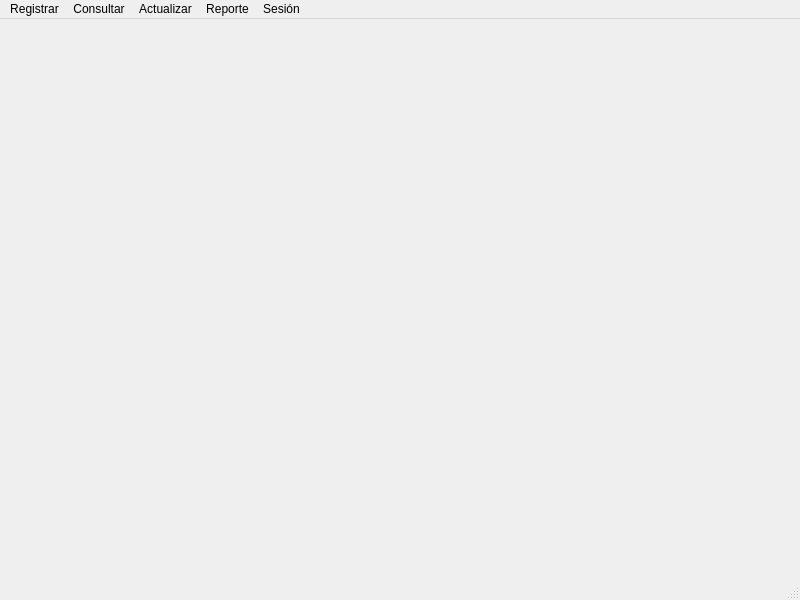
<?xml version="1.0" encoding="UTF-8"?>
<ui version="4.0">
 <class>MainWindow</class>
 <widget class="QMainWindow" name="MainWindow">
  <property name="geometry">
   <rect>
    <x>0</x>
    <y>0</y>
    <width>800</width>
    <height>600</height>
   </rect>
  </property>
  <property name="windowTitle">
   <string>Evaluaciones TI</string>
  </property>
  <widget class="QWidget" name="centralwidget"/>
  <widget class="QMenuBar" name="menubar">
   <property name="geometry">
    <rect>
     <x>0</x>
     <y>0</y>
     <width>800</width>
     <height>22</height>
    </rect>
   </property>
   <widget class="QMenu" name="menuRegistrar">
    <property name="title">
     <string>Registrar</string>
    </property>
    <addaction name="actionRegistrar_Evaluaci_n"/>
    <addaction name="actionRegistrar_Detalle_de_Evaluaci_n_a_Estudiante"/>
    <addaction name="actionRegistrar_Detalle_de_Evaluaci_n_a_Docente"/>
   </widget>
   <widget class="QMenu" name="menuConsultar">
    <property name="title">
     <string>Consultar</string>
    </property>
    <addaction name="actionConsultar_Detalles_de_Carrera"/>
    <addaction name="actionConsultar_Evaluaci_n_Estudiante"/>
    <addaction name="actionConsultar_Evaluaci_n_Docente"/>
   </widget>
   <widget class="QMenu" name="menuActualizar">
    <property name="title">
     <string>Actualizar</string>
    </property>
    <addaction name="actionAactualizar_Contrase_a"/>
   </widget>
   <widget class="QMenu" name="menuReporte">
    <property name="title">
     <string>Reporte</string>
    </property>
    <addaction name="actionReporte_Evaluaci_n_Estudiante"/>
    <addaction name="actionReporte_Evaluaci_n_Docente"/>
   </widget>
   <widget class="QMenu" name="menuSesi_n">
    <property name="title">
     <string>Sesión</string>
    </property>
    <addaction name="actionSalir"/>
   </widget>
   <addaction name="menuRegistrar"/>
   <addaction name="menuConsultar"/>
   <addaction name="menuActualizar"/>
   <addaction name="menuReporte"/>
   <addaction name="menuSesi_n"/>
  </widget>
  <widget class="QStatusBar" name="statusbar"/>
  <action name="actionRegistrar_Evaluaci_n">
   <property name="enabled">
    <bool>false</bool>
   </property>
   <property name="text">
    <string>Registrar Evaluación</string>
   </property>
  </action>
  <action name="actionRegistrar_Detalle_de_Evaluaci_n_a_Estudiante">
   <property name="enabled">
    <bool>false</bool>
   </property>
   <property name="text">
    <string>Registrar Detalle de Evaluación a Estudiante</string>
   </property>
  </action>
  <action name="actionRegistrar_Detalle_de_Evaluaci_n_a_Docente">
   <property name="enabled">
    <bool>false</bool>
   </property>
   <property name="text">
    <string>Registrar Detalle de Evaluación a Docente</string>
   </property>
  </action>
  <action name="actionConsultar_Detalles_de_Carrera">
   <property name="enabled">
    <bool>false</bool>
   </property>
   <property name="text">
    <string>Consultar Detalles de Carrera</string>
   </property>
  </action>
  <action name="actionConsultar_Evaluaci_n_Estudiante">
   <property name="enabled">
    <bool>false</bool>
   </property>
   <property name="text">
    <string>Consultar Evaluación Estudiante</string>
   </property>
  </action>
  <action name="actionConsultar_Evaluaci_n_Docente">
   <property name="enabled">
    <bool>false</bool>
   </property>
   <property name="text">
    <string>Consultar Evaluación Docente</string>
   </property>
  </action>
  <action name="actionAactualizar_Contrase_a">
   <property name="enabled">
    <bool>false</bool>
   </property>
   <property name="text">
    <string>Actualizar Contraseña</string>
   </property>
  </action>
  <action name="actionReporte_Evaluaci_n_Estudiante">
   <property name="enabled">
    <bool>false</bool>
   </property>
   <property name="text">
    <string>Reporte Evaluación Estudiante</string>
   </property>
  </action>
  <action name="actionReporte_Evaluaci_n_Docente">
   <property name="enabled">
    <bool>false</bool>
   </property>
   <property name="text">
    <string>Reporte Evaluación Docente</string>
   </property>
  </action>
  <action name="actionSalir">
   <property name="enabled">
    <bool>false</bool>
   </property>
   <property name="text">
    <string>Salir</string>
   </property>
  </action>
 </widget>
 <resources/>
 <connections/>
</ui>
